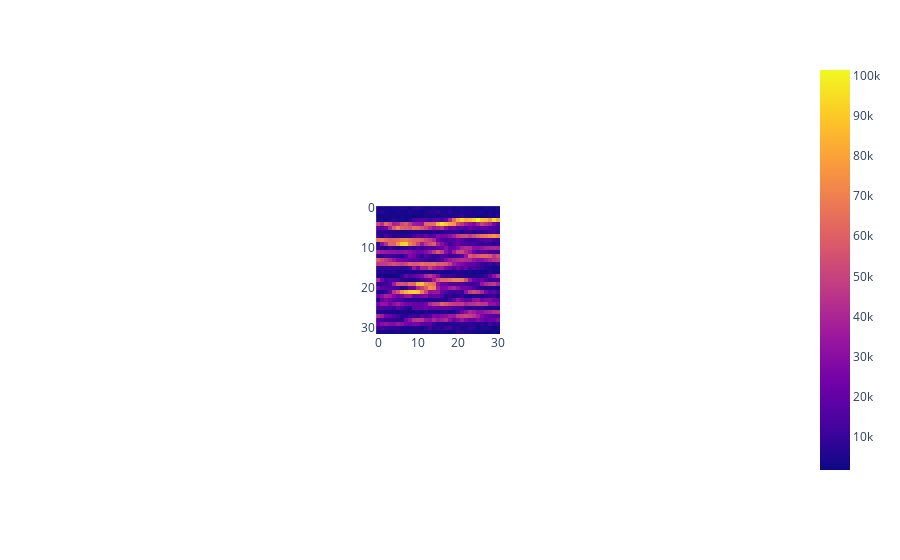

Notebook cell for this chart:
### Markdown cell above
##### 3. Построить сонограмму по записи своего голоса.

### Code cell
sLen = len(specter)
sonogram = []

for i in range(0, sLen, Sr):
    section = list(specter[i:i+Sr])  
    sonogram.append(section)


sonogram = sonogram[:-1] #обрезаем неоднородный элемент
sonogram = np.array(sonogram)
sonogram.reshape(len(sonogram), len(sonogram[0])) # формируем матрицу сонограммы


fig = px.imshow(sonogram) # строим сонограмму
fig.show()

### Figure 1 — Plotly figure (JSON) as saved in the notebook; plotly's stock layout.template omitted (floating-point values rounded to 4 significant figures; data arrays with more than 128 entries replaced by an {"elided": "..."} marker saying what was removed)
{"data": [{"coloraxis": "coloraxis", "hovertemplate": "x: %{x}<br>y: %{y}<br>color: %{z}<extra></extra>", "name": "0", "type": "heatmap", "xaxis": "x", "yaxis": "y", "z": {"elided": "32x31 float values"}}], "layout": {"autosize": true, "coloraxis": {"colorscale": [[0, "#0d0887"], [0.1111, "#46039f"], [0.2222, "#7201a8"], [0.3333, "#9c179e"], [0.4444, "#bd3786"], [0.5556, "#d8576b"], [0.6667, "#ed7953"], [0.7778, "#fb9f3a"], [0.8889, "#fdca26"], [1, "#f0f921"]]}, "margin": {"t": 60}, "xaxis": {"anchor": "y", "autorange": true, "constrain": "domain", "domain": [0.4136, 0.5864], "range": [-0.5, 30.5], "scaleanchor": "y"}, "yaxis": {"anchor": "x", "autorange": true, "constrain": "domain", "domain": [0, 1], "range": [31.5, -0.5]}}}
